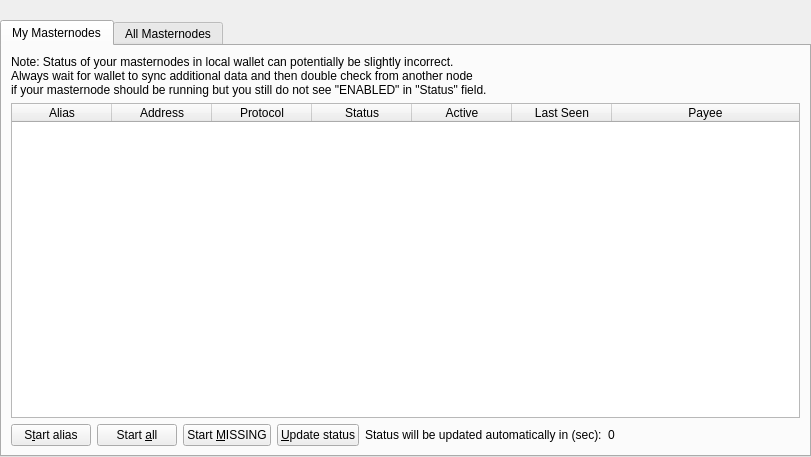
<?xml version="1.0" encoding="UTF-8"?>
<ui version="4.0">
 <class>MasternodeList</class>
 <widget class="QWidget" name="MasternodeList">
  <property name="geometry">
   <rect>
    <x>0</x>
    <y>0</y>
    <width>811</width>
    <height>457</height>
   </rect>
  </property>
  <property name="windowTitle">
   <string>Form</string>
  </property>
  <property name="styleSheet">
   <string notr="true"/>
  </property>
  <layout class="QVBoxLayout" name="topLayout">
   <property name="leftMargin">
    <number>0</number>
   </property>
   <property name="topMargin">
    <number>0</number>
   </property>
   <property name="rightMargin">
    <number>0</number>
   </property>
   <property name="bottomMargin">
    <number>0</number>
   </property>
   <item>
    <layout class="QVBoxLayout" name="verticalLayout">
     <property name="bottomMargin">
      <number>0</number>
     </property>
     <item>
      <spacer name="horizontalSpacer0">
       <property name="orientation">
        <enum>Qt::Horizontal</enum>
       </property>
       <property name="sizeHint" stdset="0">
        <size>
         <width>40</width>
         <height>20</height>
        </size>
       </property>
      </spacer>
     </item>
     <item>
      <widget class="QTabWidget" name="tabWidget">
       <property name="currentIndex">
        <number>0</number>
       </property>
       <widget class="QWidget" name="tabMyMasternodes">
        <attribute name="title">
         <string>My Masternodes</string>
        </attribute>
        <layout class="QGridLayout" name="gridLayout_2">
         <item row="0" column="0">
          <layout class="QVBoxLayout" name="verticalLayout_2">
           <property name="bottomMargin">
            <number>0</number>
           </property>
           <item>
            <layout class="QHBoxLayout" name="horizontalLayout_note">
             <property name="bottomMargin">
              <number>0</number>
             </property>
             <item>
              <widget class="QLabel" name="updateNote">
               <property name="text">
                <string>Note: Status of your masternodes in local wallet can potentially be slightly incorrect.&lt;br /&gt;Always wait for wallet to sync additional data and then double check from another node&lt;br /&gt;if your masternode should be running but you still do not see &quot;ENABLED&quot; in &quot;Status&quot; field.</string>
               </property>
              </widget>
             </item>
            </layout>
           </item>
           <item>
            <widget class="QTableWidget" name="tableWidgetMyMasternodes">
             <property name="minimumSize">
              <size>
               <width>695</width>
               <height>0</height>
              </size>
             </property>
             <property name="editTriggers">
              <set>QAbstractItemView::NoEditTriggers</set>
             </property>
             <property name="alternatingRowColors">
              <bool>true</bool>
             </property>
             <property name="selectionMode">
              <enum>QAbstractItemView::SingleSelection</enum>
             </property>
             <property name="selectionBehavior">
              <enum>QAbstractItemView::SelectRows</enum>
             </property>
             <property name="sortingEnabled">
              <bool>true</bool>
             </property>
             <attribute name="horizontalHeaderStretchLastSection">
              <bool>true</bool>
             </attribute>
             <attribute name="ResizeMode">
              <enum>QHeaderView::Interactive</enum>
             </attribute>
             <column>
              <property name="text">
               <string>Alias</string>
              </property>
             </column>
             <column>
              <property name="text">
               <string>Address</string>
              </property>
             </column>
             <column>
              <property name="text">
               <string>Protocol</string>
              </property>
             </column>
             <column>
              <property name="text">
               <string>Status</string>
              </property>
             </column>
             <column>
              <property name="text">
               <string>Active</string>
              </property>
             </column>
             <column>
              <property name="text">
               <string>Last Seen</string>
              </property>
             </column>
             <column>
              <property name="text">
               <string>Payee</string>
              </property>
             </column>
            </widget>
           </item>
           <item>
            <layout class="QHBoxLayout" name="horizontalLayout_5">
             <property name="bottomMargin">
              <number>0</number>
             </property>
             <item>
              <widget class="QPushButton" name="startButton">
               <property name="text">
                <string>S&amp;tart alias</string>
               </property>
              </widget>
             </item>
             <item>
              <widget class="QPushButton" name="startAllButton">
               <property name="text">
                <string>Start &amp;all</string>
               </property>
              </widget>
             </item>
             <item>
              <widget class="QPushButton" name="startMissingButton">
               <property name="text">
                <string>Start &amp;MISSING</string>
               </property>
              </widget>
             </item>
             <item>
              <widget class="QPushButton" name="UpdateButton">
               <property name="text">
                <string>&amp;Update status</string>
               </property>
              </widget>
             </item>
             <item>
              <widget class="QLabel" name="autoupdate_label">
               <property name="text">
                <string>Status will be updated automatically in (sec):</string>
               </property>
              </widget>
             </item>
             <item>
              <widget class="QLabel" name="secondsLabel">
               <property name="text">
                <string>0</string>
               </property>
              </widget>
             </item>
             <item>
              <spacer name="horizontalSpacer_5">
               <property name="orientation">
                <enum>Qt::Horizontal</enum>
               </property>
               <property name="sizeHint" stdset="0">
                <size>
                 <width>40</width>
                 <height>20</height>
                </size>
               </property>
              </spacer>
             </item>
            </layout>
           </item>
          </layout>
         </item>
        </layout>
       </widget>
       <widget class="QWidget" name="tabAllMasternodes">
        <attribute name="title">
         <string>All Masternodes</string>
        </attribute>
        <layout class="QGridLayout" name="gridLayout">
         <item row="1" column="0">
          <widget class="QTableWidget" name="tableWidgetMasternodes">
           <property name="editTriggers">
            <set>QAbstractItemView::NoEditTriggers</set>
           </property>
           <property name="alternatingRowColors">
            <bool>true</bool>
           </property>
           <property name="selectionBehavior">
            <enum>QAbstractItemView::SelectRows</enum>
           </property>
           <property name="sortingEnabled">
            <bool>true</bool>
           </property>
           <attribute name="horizontalHeaderStretchLastSection">
            <bool>true</bool>
           </attribute>
           <attribute name="ResizeMode">
            <enum>QHeaderView::Interactive</enum>
           </attribute>
           <column>
            <property name="text">
             <string>Address</string>
            </property>
           </column>
           <column>
            <property name="text">
             <string>Protocol</string>
            </property>
           </column>
           <column>
            <property name="text">
             <string>Status</string>
            </property>
           </column>
           <column>
            <property name="text">
             <string>Active</string>
            </property>
           </column>
           <column>
            <property name="text">
             <string>Last Seen</string>
            </property>
           </column>
           <column>
            <property name="text">
             <string>Payee</string>
            </property>
           </column>
          </widget>
         </item>
         <item row="0" column="0">
          <layout class="QHBoxLayout" name="horizontalLayout_3">
           <property name="bottomMargin">
            <number>0</number>
           </property>
           <item>
            <widget class="QLabel" name="label_filter">
             <property name="text">
              <string>Filter List:</string>
             </property>
            </widget>
           </item>
           <item>
            <widget class="QLineEdit" name="filterLineEdit">
             <property name="toolTip">
              <string>Filter masternode list</string>
             </property>
            </widget>
           </item>
           <item>
            <spacer name="horizontalSpacer_3">
             <property name="orientation">
              <enum>Qt::Horizontal</enum>
             </property>
             <property name="sizeHint" stdset="0">
              <size>
               <width>10</width>
               <height>20</height>
              </size>
             </property>
            </spacer>
           </item>
           <item>
            <widget class="QLabel" name="label_count">
             <property name="text">
              <string>Node Count:</string>
             </property>
            </widget>
           </item>
           <item>
            <widget class="QLabel" name="countLabel">
             <property name="text">
              <string>0</string>
             </property>
            </widget>
           </item>
          </layout>
         </item>
        </layout>
       </widget>
      </widget>
     </item>
    </layout>
   </item>
  </layout>
 </widget>
 <resources/>
 <connections/>
</ui>
